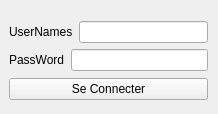
<?xml version="1.0" encoding="UTF-8"?>
<ui version="4.0">
 <class>loginclass</class>
 <widget class="QWidget" name="loginclass">
  <property name="geometry">
   <rect>
    <x>0</x>
    <y>0</y>
    <width>218</width>
    <height>114</height>
   </rect>
  </property>
  <property name="windowTitle">
   <string>Form</string>
  </property>
  <widget class="QWidget" name="layoutWidget">
   <property name="geometry">
    <rect>
     <x>9</x>
     <y>20</y>
     <width>199</width>
     <height>83</height>
    </rect>
   </property>
   <layout class="QVBoxLayout" name="verticalLayout_2">
    <item>
     <layout class="QVBoxLayout" name="verticalLayout">
      <item>
       <layout class="QHBoxLayout" name="horizontalLayout_2">
        <item>
         <widget class="QLabel" name="label">
          <property name="text">
           <string>UserNames</string>
          </property>
         </widget>
        </item>
        <item>
         <widget class="QLineEdit" name="LnUser"/>
        </item>
       </layout>
      </item>
      <item>
       <layout class="QHBoxLayout" name="horizontalLayout">
        <item>
         <widget class="QLabel" name="label_2">
          <property name="text">
           <string>PassWord</string>
          </property>
         </widget>
        </item>
        <item>
         <widget class="QLineEdit" name="LnPass"/>
        </item>
       </layout>
      </item>
     </layout>
    </item>
    <item>
     <widget class="QPushButton" name="BtCo">
      <property name="text">
       <string>Se Connecter</string>
      </property>
     </widget>
    </item>
   </layout>
  </widget>
 </widget>
 <resources/>
 <connections/>
</ui>
